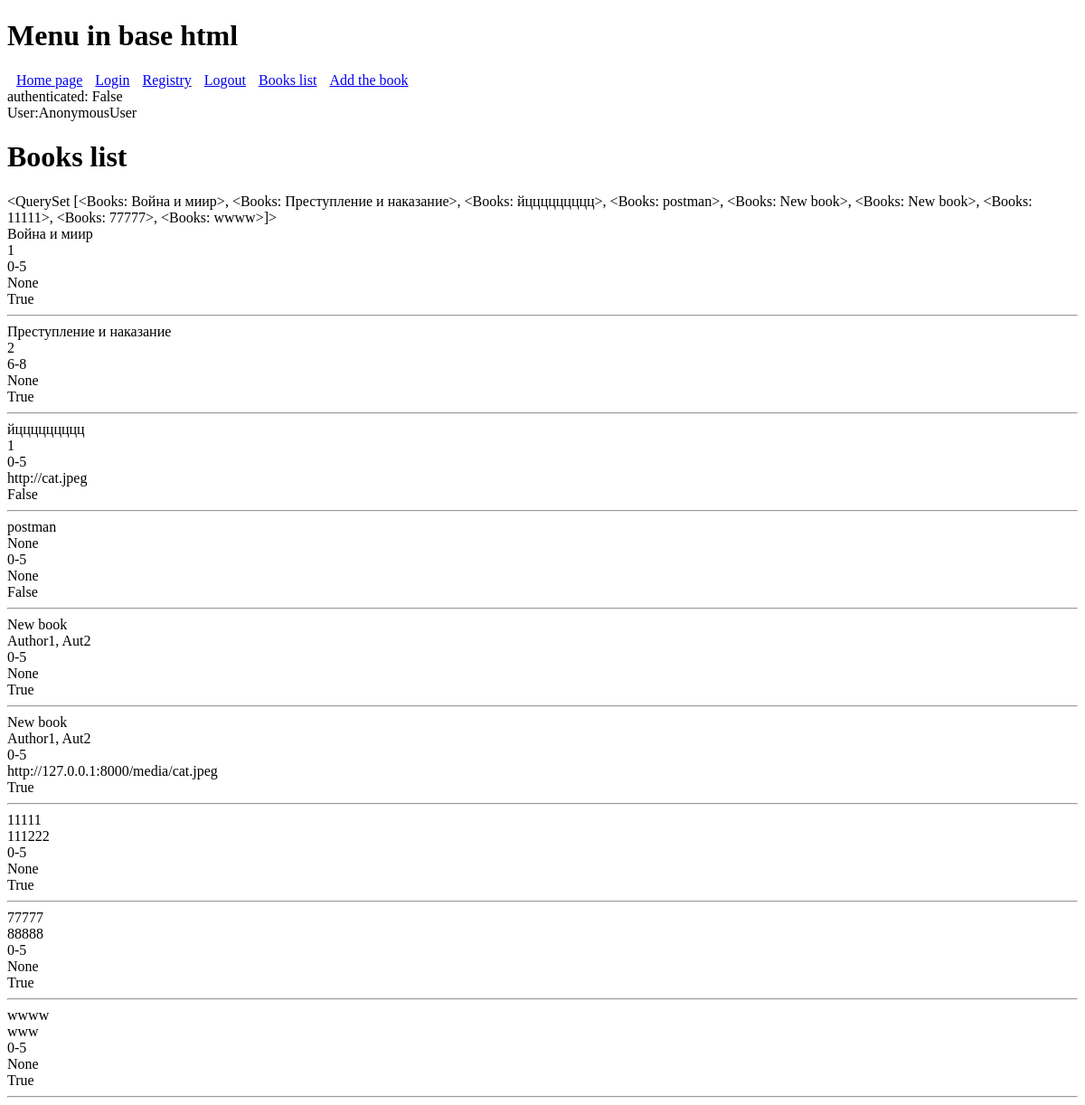
Before: /bookslist/ with the older database file.
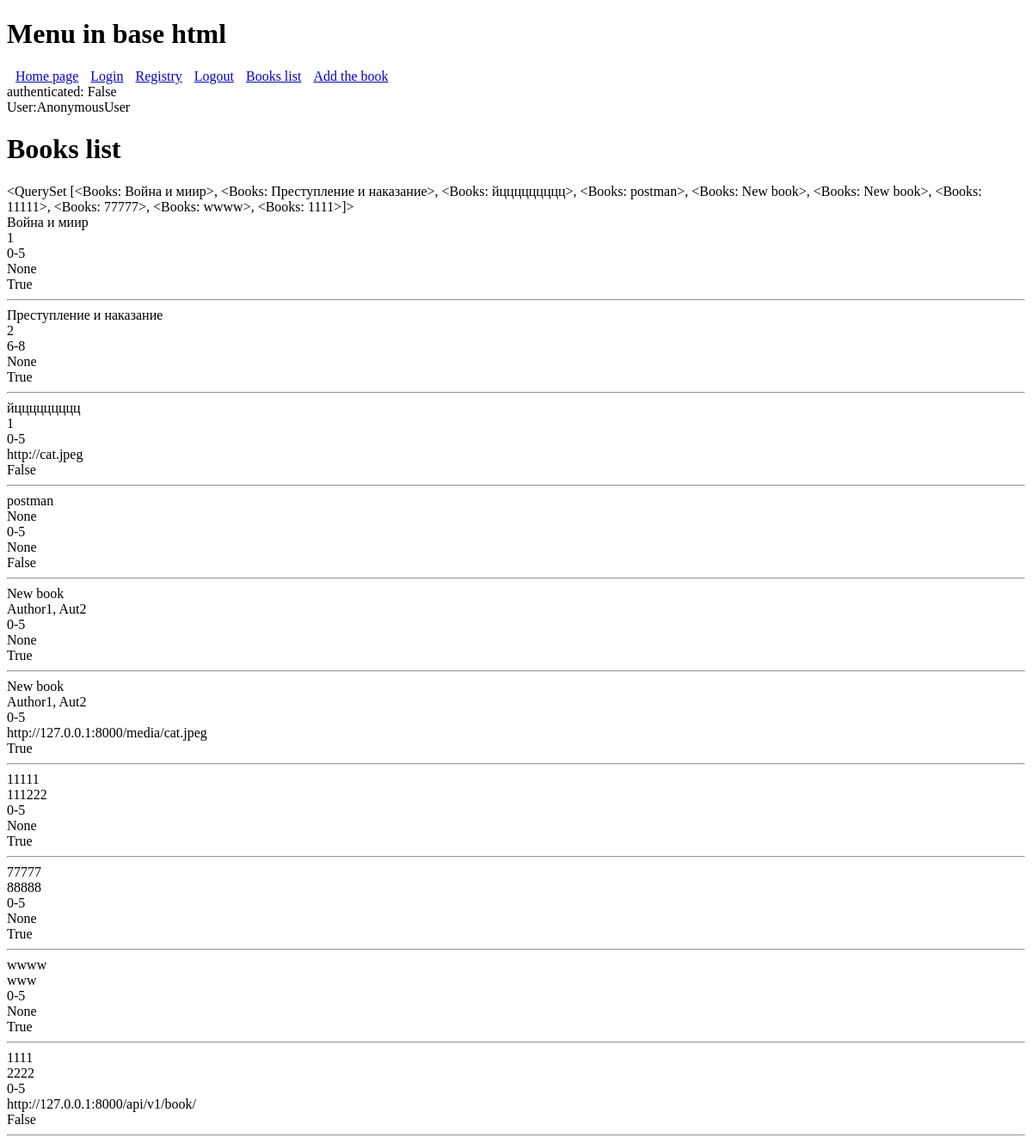
After: the same page with the newer database file.
### main/models.py (models this page shows)
class Books(models.Model):
    title        = models.CharField(max_length=50, blank=False)
    author       = models.CharField(max_length=200, blank=True, null=True)
    age_range    = models.ForeignKey('Age_range',on_delete=models.PROTECT)
    img          = models.URLField(blank=True, null=True)
    googl_id     = models.CharField(max_length=20,blank=True,null=True)
    actual       = models.BooleanField(default=True)
    def __str__ (self):
        return f"{self.title}"

class Age_range(models.Model):
    range      = models.CharField(max_length=25, blank=False)
    def __str__ (self):
        return f"{self.range}"

### main/views.py (the view)
# urls.py: path('bookslist/',     BooksList.as_view(), name='booklist_path'),
class BooksList(ListView):
    model = Books
    fields = '__all__'
    template_name = 'main/books_list.html'

### main/templates/main/books_list.html
{% extends 'base/base.html' %}
{% block content %}
	<h1> Books list</h1>
	{{object_list}}
	{% for b in object_list %}
	<div>{{ b.title }}</div>
	<div>{{ b.author }}</div>
	<div>{{ b.age_range }}</div>
	<div>{{ b.img }}</div>
	<div>{{ b.actual }}</div>
	<hr>
	{% endfor %}
	{% endblock %}

Changed rows visible on the page:
computed for Books "Война и миир": title.title "…11111>, <Books: 77777>, <Books: wwww>]>" → "…11111>, <Books: 77777>, <Books: wwww>, <Books: 1111>]>"
added Books: title "1111", author "2222", age_range "0-5", img "http://127.0.0.1:8000/api/v1/book/", actual "False"
